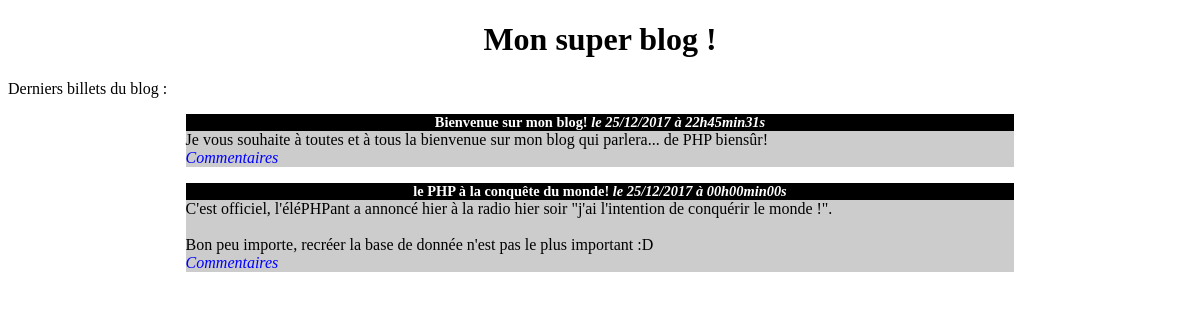
The page / on the database its author committed.
### tables this page shows
CREATE TABLE IF NOT EXISTS `posts` (
  `id` int(11) NOT NULL AUTO_INCREMENT,
  `title` varchar(255) NOT NULL,
  `content` text NOT NULL,
  `creation_date` datetime NOT NULL,
  PRIMARY KEY (`id`)
);

### controler/frontend.php (called while the page is built, shortened)
<?php
require_once('model/PostManager.php');
function listPosts()
{
    $postManager = new \Bruno\Blog\Model\PostManager();
    $posts = $postManager->getPosts();
    require('view/frontend/listPostsView.php');
}

### model/PostManager.php (called while the page is built, shortened)
<?php
class PostManager extends Manager
{
    public function getPosts()
    {
        $db = $this->dbConnect();
        $req = $db->query('SELECT id, title, content, DATE_FORMAT(creation_date, \'%d/%m/%Y à %Hh%imin%ss\') AS creation_date_fr FROM posts ORDER BY creation_date DESC LIMIT 0, 5');
        return $req;
    }
}

### view/frontend/listPostsView.php (the view, shortened to what this page needs)
<h1>Mon super blog !</h1>
<p>Derniers billets du blog :</p>
<?php
while ($data = $posts->fetch())
{
?>
<div class="news">
    <h3>
        <?= htmlspecialchars($data['title']) ?>
        <em>le <?= $data['creation_date_fr'] ?></em>
    </h3>
    <p>
        <?= nl2br(htmlspecialchars($data['content']))?>
        <br />
        <em><a href="index.php?action=post&amp;id=<?= $data['id'] ?>">Commentaires</a></em>
    </p>
</div>
<?php
}
?>
<?php require('template.php'); ?>

### public/css/style.css (style rules this page uses)
h1, h3 { text-align:center; }
h3 { background-color:black; color:white; font-size:0.9em; margin-bottom:0px; }
.news p { background-color:#CCCCCC; margin-top:0px; }
.news { width:70%; margin:auto; }
a { text-decoration: none; color: blue; }

### rows shown on the page
posts: title "Bienvenue sur mon blog!", creation_date_fr "25/12/2017 à 22h45min31s", content "Je vous souhaite à toutes et à tous la bienvenue sur mon blog qui parlera... de PHP biensûr!"
posts: title "le PHP à la conquête du monde!", creation_date_fr "25/12/2017 à 00h00min00s", content "C'est officiel, l'éléPHPant a annoncé hier à la radio hier soir \"j'ai l'intention de conquérir le monde !\". Bon peu importe, recréer la base de donnée n'est pas le plus important :D"
